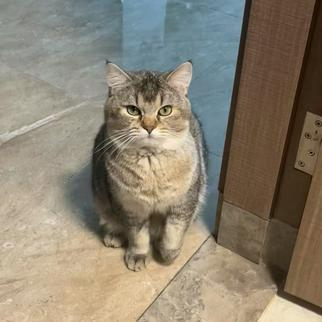
#> input picture data/image/cat.jpg, 322 x 322 px
$ python -i spectral_clustering.py   (imports and definitions only)
#> lines starting #> are read from the running program, lines starting #| are printed output that depends on the picture; long printed decimals are rounded
import numpy as np
import matplotlib.pyplot as plt
from scipy import sparse
from scipy.sparse import linalg
import time
from skimage.transform import resize
from skimage.filters import gaussian

class SpectralClustering:
    """
    Implementation of image segmentation using Normalized Cut algorithm
    Reference: Shi, J., & Malik, J. (2000). Normalized cuts and image segmentation.
    """

    def __init__(self, sigma_I=0.05, sigma_X=4.0, r=5, k=4, target_size=(64, 64), apply_smoothing=True):
        """
        Initialize parameters for Normalized Cut segmentation.

        Parameters
        ----------
        sigma_I : float
            Scale parameter for intensity (color) Gaussian kernel.
        sigma_X : float
            Scale parameter for spatial (coordinate) Gaussian kernel.
        r : int
            Radius for local neighborhood when building similarity graph.
        k : int
            Number of clusters (segments) to produce.
        target_size : tuple of int
            (height, width) to resize input for faster processing.
        apply_smoothing : bool
            If True, apply Gaussian smoothing before feature extraction.
        """

        self.sigma_I = sigma_I
        self.sigma_X = sigma_X
        self.r = r
        self.k = k
        self.target_size = target_size
        self.apply_smoothing = apply_smoothing

    def _preprocess_image(self, image):
        """
        Resize and optionally smooth the image.

        Parameters
        ----------
        image : ndarray, shape (H, W, C) or (H, W)
            Input image in RGB or grayscale.

        Returns
        -------
        processed_image : ndarray, shape (target_H, target_W, 3)
            Float image in [0,1], 3 channels.
        """

        # Make a copy to avoid modifying the original
        processed_image = image.copy()

        # Check if image is uint8 and convert to float32 (0-1 range)
        if processed_image.dtype == np.uint8:
            processed_image = processed_image.astype(np.float32) / 255.0

        # Ensure image has 3 channels (RGB)
        if len(processed_image.shape) == 2:  # Grayscale
            processed_image = np.stack([processed_image] * 3, axis=2)
        elif processed_image.shape[2] > 3:  # RGBA or other
            processed_image = processed_image[:, :, :3]

        # Resize image if target size is provided
        if self.target_size is not None:
            processed_image = resize(processed_image, self.target_size, anti_aliasing=True)

        # Apply Gaussian smoothing if requested
        if self.apply_smoothing:
            for i in range(processed_image.shape[2]):
                processed_image[:,:,i] = gaussian(processed_image[:,:,i], sigma=1)

        return processed_image

    def _extract_features(self, image):
        """
        Build per-pixel feature vectors: color + normalized coordinates.

        Parameters
        ----------
        image : ndarray, shape (H, W, 3)
            Preprocessed float image.

        Returns
        -------
        features : ndarray, shape (H*W, 5)
            Each row is [R, G, B, x_norm, y_norm].
        img_shape : tuple of int
            (H, W) of preprocessed image.
        """

        h, w, c = image.shape

        # Creating a Coordinate Grid
        y_coords, x_coords = np.mgrid[0:h, 0:w]

        # Flatten the features into an NxC matrix, where N is the number of pixels and C is the feature dimension
        features = np.zeros((h*w, c+2), dtype=np.float32)
        features[:, :c] = image.reshape(-1, c)        # Color Features
        features[:, c] = x_coords.flatten() / w       # x coordinate (normalized)
        features[:, c+1] = y_coords.flatten() / h     # y coordinate (normalized)

        return features, (h, w)

    def _compute_similarity_matrix(self, features, img_shape):
        """
        Build a sparse affinity matrix W based on Gaussian kernels.

        Parameters
        ----------
        features : ndarray, shape (N, 5)
            Pixel features.
        img_shape : tuple of int
            (H, W) preprocessed image size.

        Returns
        -------
        W : scipy.sparse.csr_matrix, shape (N, N)
            Sparse similarity (affinity) matrix.
        """

        print("Calculate the similarity matrix...")
        start_time = time.time()

        h, w = img_shape
        n_pixels = h * w

        # Create a list of rows, columns, and values for a sparse matrix
        rows = []
        cols = []
        vals = []

        # Iterate over each pixel
        for i in range(n_pixels):
            # Get the 2D coordinates of the current pixel
            y_i, x_i = i // w, i % w

            # Define the search window (reduce calculations)
            y_min = max(0, y_i - self.r)
            y_max = min(h - 1, y_i + self.r)
            x_min = max(0, x_i - self.r)
            x_max = min(w - 1, x_i + self.r)

            # Search neighbors only in a local window
            for y_j in range(y_min, y_max + 1):
                for x_j in range(x_min, x_max + 1):
                    j = y_j * w + x_j

                    # Don't connect itself
                    if i == j:
                        continue

                    # Calculating color and spatial distances
                    color_i = features[i, :3]
                    color_j = features[j, :3]
                    pos_i = features[i, 3:]
                    pos_j = features[j, 3:]

                    color_dist_sq = np.sum((color_i - color_j) ** 2)
                    pos_dist_sq = np.sum((pos_i - pos_j) ** 2)

                    # Spatial distance check: skip points whose distance exceeds r
                    if np.sqrt(pos_dist_sq) > self.r:
                        continue

                    # Calculate similarity: product of two Gaussian kernels
                    w_ij = np.exp(-color_dist_sq / (self.sigma_I ** 2)) * \
                           np.exp(-pos_dist_sq / (self.sigma_X ** 2))

                    # Store non-zero values
                    if w_ij > 1e-6:
                        rows.append(i)
                        cols.append(j)
                        vals.append(w_ij)

        # Creating a sparse matrix
        W = sparse.csr_matrix((vals, (rows, cols)), shape=(n_pixels, n_pixels))

        print(f"Similarity matrix calculation completed, time: {time.time() - start_time:.2f}s")
        print(f"Matrix shape: {W.shape}, Non-zero elements: {W.nnz}, Density: {W.nnz/(n_pixels**2)*100:.6f}%")

        return W

    def _compute_normalized_laplacian(self, W):
        """
        Compute normalized Laplacian: L = I - D^{-1/2} W D^{-1/2}.

        Parameters
        ----------
        W : scipy.sparse.csr_matrix
            Affinity matrix.

        Returns
        -------
        L : scipy.sparse.csr_matrix
            Normalized Laplacian.
        """

        print("Computing normalized Laplacian matrix...")
        start_time = time.time()

        # Calculate degree matrix
        d = np.array(W.sum(axis=1)).flatten()

        # Create a D^(-1/2) diagonal matrix
        d_inv_sqrt = sparse.diags(1.0 / np.sqrt(d + 1e-10))

        # Compute the normalized Laplacian matrix
        L = sparse.identity(W.shape[0]) - d_inv_sqrt @ W @ d_inv_sqrt

        print(f"Laplacian matrix calculation completed, time: {time.time() - start_time:.2f}s")

        return L

    def _get_eigenvectors(self, L):
        """
        Extract the smallest non-zero eigenvectors of L.

        Parameters
        ----------
        L : scipy.sparse.csr_matrix
            Normalized Laplacian.

        Returns
        -------
        eigvecs : ndarray, shape (N, k)
            Eigenvectors corresponding to the 2nd through (k+1)-th smallest eigenvalues.
        """

        print(f"Computing {self.k} eigenvectors...")
        start_time = time.time()

        # Use the ARPACK solver to obtain the first k+1 eigenvalues and eigenvectors
        eigen_vals, eigen_vecs = linalg.eigsh(L, k=self.k+1, which='SM')

        # Sort the eigenvalues to ensure that the first k are the smallest non-zero eigenvalues
        idx = np.argsort(eigen_vals)
        eigen_vals = eigen_vals[idx]
        eigen_vecs = eigen_vecs[:, idx]

        # Use eigenvectors corresponding to the 2nd to (k+1)th smallest eigenvalues
        # (Skip the first one as it corresponds to constant vector with eigenvalue 0)
        eigen_vecs = eigen_vecs[:, 1:self.k+1]

        print(f"Eigenvector calculation completed, time: {time.time() - start_time:.2f}s")
        print(f"Eigenvalues: {eigen_vals[:self.k+1]}")

        return eigen_vecs

    def _kmeans_clustering(self, features, k):
        """
        Cluster rows of `features` into k groups via K-means.

        Parameters
        ----------
        features : ndarray, shape (N, k)
            Input feature vectors (e.g., eigenvectors).
        k : int
            Number of clusters.

        Returns
        -------
        labels : ndarray, shape (N,)
            Cluster labels [0..k-1].
        """

        try:
            # Try using the existing kmeans module
            from kmeans import KMeans
            kmeans = KMeans(n_clusters=k, random_state=42)
        except ImportError:
            # If not found, use sklearn
            from sklearn.cluster import KMeans
            kmeans = KMeans(n_clusters=k, random_state=42, n_init=10)

        print(f"Performing K-means clustering (k={k})...")
        start_time = time.time()

        # Normalize eigenvectors
        features_norm = features / (np.linalg.norm(features, axis=1, keepdims=True) + 1e-10)

        # K-means
        labels = kmeans.fit_predict(features_norm)

        print(f"K-means clustering completed, time: {time.time() - start_time:.2f}s")

        return labels

    def segment(self, image):
        """
        Perform full Normalized Cut segmentation on `image`.

        Parameters
        ----------
        image : ndarray, shape (H0, W0, C)
            Original input image.

        Returns
        -------
        segmented_resized : ndarray, shape (H0, W0)
            Integer segment labels for each pixel.
        """

        original_image_shape = image.shape[0:2]

        # Step 0: Preprocess the image
        processed_image = self._preprocess_image(image)

        # Step 1: Feature Extraction
        features, img_shape = self._extract_features(processed_image)

        # Step 2: Construct the similarity matrix W
        W = self._compute_similarity_matrix(features, img_shape)

        # Step 3: Calculate the normalized Laplacian matrix
        L = self._compute_normalized_laplacian(W)

        # Step 4: Solve for the first k eigenvectors
        eigen_vecs = self._get_eigenvectors(L)

        # Step 5: Perform K-means clustering on the eigenvectors
        labels = self._kmeans_clustering(eigen_vecs, self.k)

        # Reshape labels to image size
        h, w = img_shape
        segmented = labels.reshape(h, w)
        seg_resized = resize(
            segmented,
            original_image_shape,
            order=0,
            preserve_range=True,
            anti_aliasing=False
        )
        seg_resized = seg_resized.astype(segmented.dtype)
        return seg_resized

    # [43 lines left out: function visualize_segmentation, not called in this run]

>>> import cv2
>>> picture = cv2.imread('../data/image/cat.jpg', cv2.IMREAD_GRAYSCALE)
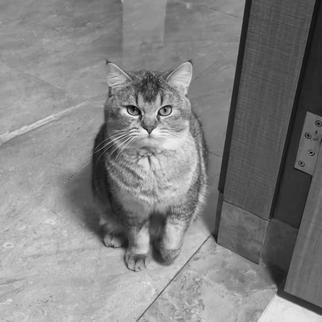
#> picture: shape (322, 322); min 0, max 255, mean 130.5
>>> result = SpectralClustering().segment(picture)
#> in _preprocess_image, `processed_image = resize(processed_image, self.target_size, anti_alias..`:
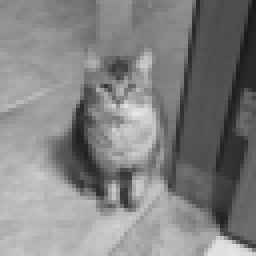
#> processed_image: shape (64, 64, 3) float32 (shown 4 times larger); min 0.0891, max 0.903, mean 0.512
#> after the loop in _preprocess_image, `for i in range(processed_image.shape[2]):`:
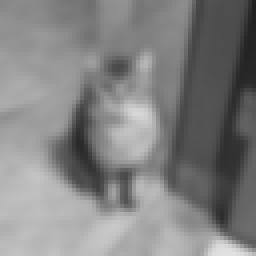
#> processed_image: shape (64, 64, 3) float32 (shown 4 times larger); min 0.127, max 0.885, mean 0.512
#> in segment, `features, img_shape = self._extract_features(processed_image)`: img_shape = (64, 64)
#> in _compute_similarity_matrix, `h, w = img_shape`: h = 64
#> in _compute_similarity_matrix, `n_pixels = h * w`: n_pixels = 4096
#> the loop in _compute_similarity_matrix, `for i in range(n_pixels):` made 4096 passes
#> (x_min, x_max) on passes 1 to 3: (0, 5), (0, 6), (0, 7)
#> after the loop in _compute_similarity_matrix, `for i in range(n_pixels):`: cols = 349854 items
#| Matrix shape: (4096, 4096), Non-zero elements: 349854, Density: 2.085%
#> (the run stopped early here; a loop or call above may not have finished)

$ run again, on data/image/dog.jpg
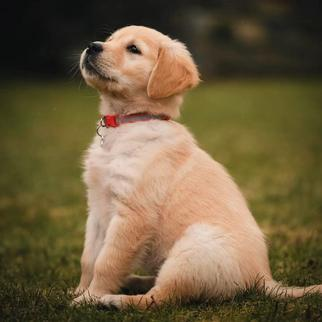
#> input picture data/image/dog.jpg, 322 x 322 px
#> `picture = cv2.imread('../data/image/cat.jpg', cv2.IMREAD_GRAYSCALE)`:
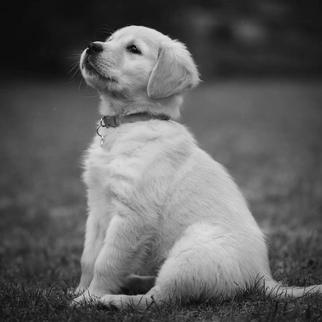
#> picture: shape (322, 322); min 0, max 238, mean 96.4
#> after the loop in _preprocess_image, `for i in range(processed_image.shape[2]):`:
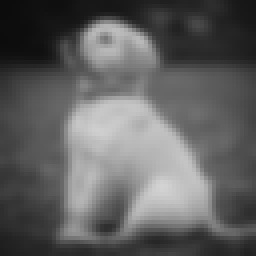
#> processed_image: shape (64, 64, 3) float32 (shown 4 times larger); min 0.0493, max 0.829, mean 0.378
#> img_shape = (64, 64)
#> in _compute_similarity_matrix, `h, w = img_shape`: h = 64
#> n_pixels = 4096
#> the loop in _compute_similarity_matrix, `for i in range(n_pixels):` made 4096 passes
#> (x_min, x_max) on passes 1 to 3: (0, 5), (0, 6), (0, 7)
#> after the loop in _compute_similarity_matrix, `for i in range(n_pixels):`: cols = 340566 items
#| Matrix shape: (4096, 4096), Non-zero elements: 340566, Density: 2.030%

$ run again, on data/image/plane.jpg
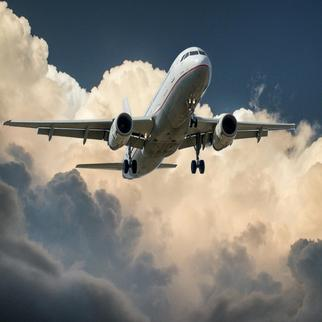
#> input picture data/image/plane.jpg, 322 x 322 px
#> `picture = cv2.imread('../data/image/cat.jpg', cv2.IMREAD_GRAYSCALE)`:
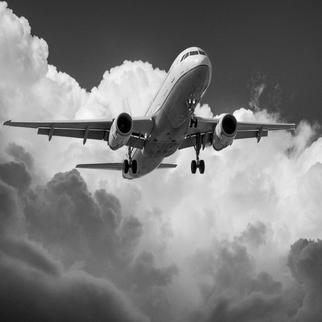
#> picture: shape (322, 322); min 0, max 255, mean 124.6
#> after the loop in _preprocess_image, `for i in range(processed_image.shape[2]):`:
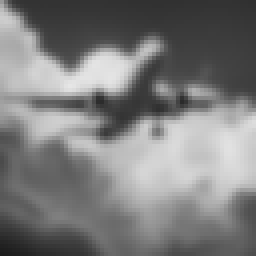
#> processed_image: shape (64, 64, 3) float32 (shown 4 times larger); min 0.11, max 0.902, mean 0.489
#> img_shape = (64, 64)
#> in _compute_similarity_matrix, `h, w = img_shape`: h = 64
#> n_pixels = 4096
#> the loop in _compute_similarity_matrix, `for i in range(n_pixels):` made 4096 passes
#> (x_min, x_max) on passes 1 to 3: (0, 5), (0, 6), (0, 7)
#> after the loop in _compute_similarity_matrix, `for i in range(n_pixels):`: cols = 322228 items
#| Matrix shape: (4096, 4096), Non-zero elements: 322228, Density: 1.921%
